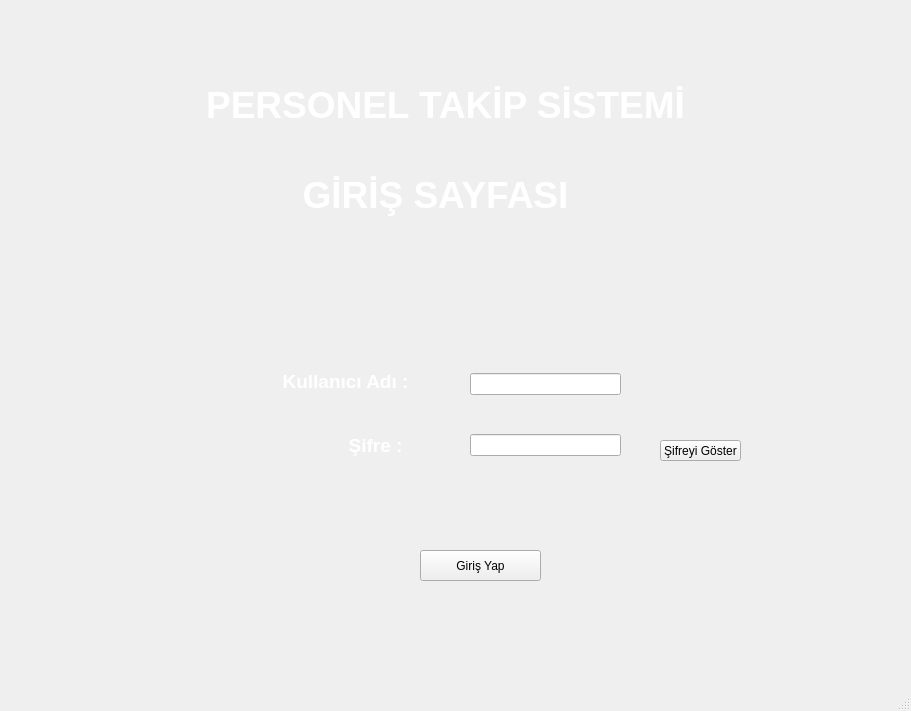
<?xml version="1.0" encoding="UTF-8"?>
<ui version="4.0">
 <class>MainWindow</class>
 <widget class="QMainWindow" name="MainWindow">
  <property name="geometry">
   <rect>
    <x>0</x>
    <y>0</y>
    <width>911</width>
    <height>711</height>
   </rect>
  </property>
  <property name="windowTitle">
   <string>MainWindow</string>
  </property>
  <widget class="QWidget" name="centralwidget">
   <widget class="QLabel" name="label">
    <property name="geometry">
     <rect>
      <x>-10</x>
      <y>-50</y>
      <width>1101</width>
      <height>801</height>
     </rect>
    </property>
    <property name="text">
     <string/>
    </property>
    <property name="pixmap">
     <pixmap>Adsız.png</pixmap>
    </property>
    <property name="scaledContents">
     <bool>true</bool>
    </property>
   </widget>
   <widget class="QLabel" name="label_2">
    <property name="geometry">
     <rect>
      <x>130</x>
      <y>70</y>
      <width>631</width>
      <height>71</height>
     </rect>
    </property>
    <property name="text">
     <string>&lt;html&gt;&lt;head/&gt;&lt;body&gt;&lt;p align=&quot;center&quot;&gt;&lt;span style=&quot; font-size:28pt; font-weight:600; color:#ffffff;&quot;&gt;PERSONEL TAKİP SİSTEMİ&lt;/span&gt;&lt;/p&gt;&lt;/body&gt;&lt;/html&gt;</string>
    </property>
   </widget>
   <widget class="QLabel" name="label_3">
    <property name="geometry">
     <rect>
      <x>120</x>
      <y>160</y>
      <width>631</width>
      <height>71</height>
     </rect>
    </property>
    <property name="text">
     <string>&lt;html&gt;&lt;head/&gt;&lt;body&gt;&lt;p align=&quot;center&quot;&gt;&lt;span style=&quot; font-size:28pt; font-weight:600; color:#ffffff;&quot;&gt;GİRİŞ SAYFASI&lt;/span&gt;&lt;/p&gt;&lt;/body&gt;&lt;/html&gt;</string>
    </property>
   </widget>
   <widget class="QLabel" name="label_4">
    <property name="geometry">
     <rect>
      <x>280</x>
      <y>370</y>
      <width>131</width>
      <height>20</height>
     </rect>
    </property>
    <property name="text">
     <string>&lt;html&gt;&lt;head/&gt;&lt;body&gt;&lt;p align=&quot;center&quot;&gt;&lt;span style=&quot; font-size:14pt; font-weight:600; color:#ffffff;&quot;&gt;Kullanıcı Adı :&lt;/span&gt;&lt;/p&gt;&lt;/body&gt;&lt;/html&gt;</string>
    </property>
   </widget>
   <widget class="QLabel" name="label_5">
    <property name="geometry">
     <rect>
      <x>310</x>
      <y>430</y>
      <width>131</width>
      <height>31</height>
     </rect>
    </property>
    <property name="text">
     <string>&lt;html&gt;&lt;head/&gt;&lt;body&gt;&lt;p align=&quot;center&quot;&gt;&lt;span style=&quot; font-size:14pt; font-weight:600; color:#ffffff;&quot;&gt;Şifre :&lt;/span&gt;&lt;/p&gt;&lt;/body&gt;&lt;/html&gt;</string>
    </property>
   </widget>
   <widget class="QPushButton" name="sifreyigoster">
    <property name="geometry">
     <rect>
      <x>660</x>
      <y>440</y>
      <width>81</width>
      <height>21</height>
     </rect>
    </property>
    <property name="text">
     <string>Şifreyi Göster</string>
    </property>
   </widget>
   <widget class="QPushButton" name="girisyap">
    <property name="geometry">
     <rect>
      <x>420</x>
      <y>550</y>
      <width>121</width>
      <height>31</height>
     </rect>
    </property>
    <property name="text">
     <string>Giriş Yap</string>
    </property>
   </widget>
   <widget class="QWidget" name="">
    <property name="geometry">
     <rect>
      <x>470</x>
      <y>340</y>
      <width>151</width>
      <height>151</height>
     </rect>
    </property>
    <layout class="QVBoxLayout" name="verticalLayout">
     <item>
      <widget class="QLineEdit" name="kulladi"/>
     </item>
     <item>
      <widget class="QLineEdit" name="sifre">
       <property name="echoMode">
        <enum>QLineEdit::Password</enum>
       </property>
      </widget>
     </item>
    </layout>
   </widget>
  </widget>
  <widget class="QMenuBar" name="menubar">
   <property name="geometry">
    <rect>
     <x>0</x>
     <y>0</y>
     <width>911</width>
     <height>21</height>
    </rect>
   </property>
  </widget>
  <widget class="QStatusBar" name="statusbar"/>
 </widget>
 <resources/>
 <connections/>
</ui>
